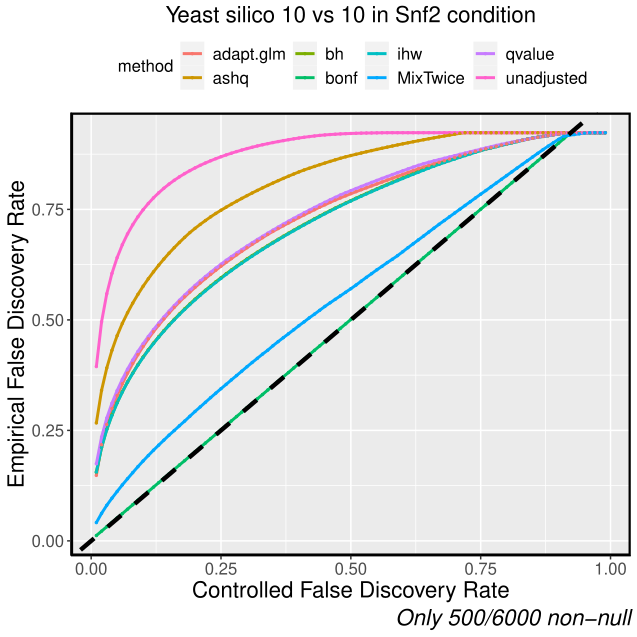

Here is the R script that generated this plot:
FDR = seq(0.01, 0.99, by = 0.01)

EFDR = matrix(NA, ncol = dim(fdr_summary)[2], nrow = length(FDR))

ETPR = EFDR

colnames(EFDR) = colnames(fdr_summary)

for (j in 1:dim(fdr_summary)[2]) {
  
  lfdr = fdr_summary[,j]
  
  x.j = analysis_FDR(lfdr, FDR, truth)
  
  efdr = x.j$EmpiricalFDR
  etpr = x.j$TruePositive
  
  EFDR[,j] = efdr
  ETPR[,j] = etpr
  
}

dd = data.frame(empirical_fdr = as.numeric(EFDR),
                controlled_fdr = rep(FDR, dim(fdr_summary)[2]),
                method = rep(colnames(fdr_summary), each = length(FDR)))

group = 'Snf2'

rseed = 1

nDE = 500

sampleSize = 10

signal = 10 ## the fold value that I will add to one conditions, for generating non-null cases

uninformativeCovariate = FALSE
pvalHists = FALSE
strongCovariate = TRUE

load("F:/Harddrive-Jul-17-2021/MixTwice follow up/yeast_fulldata_DESeqdata.RData")

dds_full <- dds_full[,colData(dds_full)$condition == group] ## make a subset group

# set random seed

EFDR2 = NULL
ETPR2 = NULL

for(X in 1:100){
  
  set.seed(as.numeric(X)*as.numeric(rseed))
  
  covar = 1 / (1+exp(-runif(nrow(dds_full), 0, 10) + 5))
  
  # select a random subset of samples of size sampleSize each, with in WT or Snf2 group
  
  dds_test = dds_full[,sample(1:ncol(dds_full), sampleSize*2)]
  
  # add a fake condition column to coldat
  colData(dds_test)$fake =  factor(c(rep("A", sampleSize), 
                                     rep("B", sampleSize))[sample(1:(sampleSize*2), 
                                                                  sampleSize*2)])
  design(dds_test) = ~fake
  
  pzero = rowSums(counts(dds_test)==0)/ncol(counts(dds_test))
  dds_test = dds_test[pzero < 0.5,]
  covar = covar[pzero < 0.5]
  
  truth <- rep(FALSE, nrow(dds_test))
  
  DE <- sample(1:nrow(dds_test), nDE, prob = covar)
  truth[DE] <- TRUE
  
  ### I will have a signal vector of length length(truth)
  
  multiple = rep(1, length(truth))
  
  multiple[DE] = signal
  
  counts_new <- counts(dds_test)
  
  # randomize which condition is shifted up or down
  ran <- runif(nrow(dds_test)) 
  refcond <- ifelse(ran < 0.5, "A", "B")
  down <- which(ran < 0.5)
  
  counts_new[down,colData(dds_test)$fake==unique(refcond[down])] <- 
    counts(dds_test)[down, colData(dds_test)$fake==unique(refcond[down])] *
    multiple[down]
  counts_new[-down,colData(dds_test)$fake==unique(refcond[-down])] <- 
    counts(dds_test)[-down, colData(dds_test)$fake==unique(refcond[-down])] *
    multiple[-down]
  
  counts_new <- apply(counts_new, 2, as.integer)
  
  
  counts(dds_test) <- counts_new
  
  # replace existing size factors 
  dds_test <- estimateSizeFactors(dds_test)
  
  dds_test <- DESeq(dds_test, parallel = FALSE)
  resTEST <- results(dds_test, name="fake_B_vs_A", independentFiltering = FALSE)
  
  geneExp <- tbl_df(data.frame(pval=resTEST$pvalue, 
                               SE=resTEST$lfcSE,                 
                               ind_covariate = covar,
                               effect_size = resTEST$log2FoldChange, 
                               test_statistic = resTEST$stat,
                               qvalue = truth))
  
  if (uninformativeCovariate){
    geneExp <- mutate(geneExp, ind_covariate = runif(length(covar)))
  }else if(!strongCovariate){
    geneExp <- mutate(geneExp, ind_covariate = pmin(1, abs(covar + rnorm(length(covar), 0, 0.25))))
  }
  
  geneExp <-  geneExp %>% dplyr::filter(!is.na(pval))
  
  ### after that, I will call every methods for testing comparison
  
  mt = mixtwice(geneExp$effect_size, geneExp$SE^2, df = 100, prop = 0.01, Btheta = 30)
  
  bd <- initializeBenchDesign()
  
  bd <- addBMethod(bd, "fdrreg-t",
                   FDRreg::FDRreg,
                   function(x) { x$FDR },
                   z = test_statistic,
                   features = model.matrix( ~  splines::bs(ind_covariate, df = 3) - 1),
                   nulltype = 'theoretical',
                   control = list(lambda = 0.01))
  bd <- addBMethod(bd, "fdrreg-e",
                   FDRreg::FDRreg,
                   function(x) { x$FDR },
                   z = test_statistic,
                   features = model.matrix( ~  splines::bs(ind_covariate, df = 3) - 1),
                   nulltype = 'empirical',
                   control = list(lambda = 0.01))
  
  sb <- bd %>% buildBench(data=geneExp, parallel = FALSE)
  
  ll = assay(sb)
  
  ll = ll[,c(0:15, 20, 21)] ## there are several testing procedure not available here
  
  ll[ll[,17] >= 1,17] = 1 ## some lfdr calculation above 1, curious!
  
  ll = ll[,-c(6:14)] ## different parameters for ihw, but almost identical to each other
  
  ll = data.frame(ll, MixTwice = mt$lfdr)
  
  colnames(ll)[5] = "ihw"
  
  fdr_summary = ll
  
  p1 = sum(truth)
  p2 = length(truth) - p1
  
  FDR = seq(0.01, 0.99, by = 0.01)
  
  EFDR = matrix(NA, ncol = dim(fdr_summary)[2], nrow = length(FDR))
  
  ETPR = EFDR
  
  colnames(EFDR) = colnames(fdr_summary)
  
  for (j in 1:dim(fdr_summary)[2]) {
    
    lfdr = fdr_summary[,j]
    
    x.j = analysis_FDR(lfdr, FDR, truth)
    
    efdr = x.j$EmpiricalFDR
    etpr = x.j$TruePositive
    
    EFDR[,j] = efdr
    ETPR[,j] = etpr
    
  }
  
  EFDR2 = rbind(EFDR2, EFDR)
  ETPR2 = rbind(ETPR2, ETPR)
  
  print(X)
  
}

FF = matrix(0, nrow = length(FDR), ncol = dim(EFDR2)[2])
TT = FF

for(i in 1:100){
  
  FF = FF + EFDR2[(((length(FDR))*(i-1)+1):(length(FDR)*i)),]
  
  TT = TT + ETPR2[(((length(FDR))*(i-1)+1):(length(FDR)*i)),]
}

FF = FF/100
TT = TT/100

FF = FF[,-7] ## some error with lfdr, since discovery list is most of time, empty

dd = data.frame(empirical_fdr = as.numeric(FF),
                controlled_fdr = rep(FDR, dim(fdr_summary)[2]),
                method = rep(colnames(fdr_summary), each = length(FDR)))

dd = dd[dd$method != "lfdr",] ## some error with lfdr, since discovery list is most of time, empty

library(ggplot2)

ggplot(data = dd,aes(x = controlled_fdr, y = empirical_fdr, col = method))+
  geom_line(lwd = 1)+
  geom_point(cex = 0.5)+
  geom_abline(slope = 1, intercept = 0, lty = 2, lwd = 1.5)+
  labs(title = "Yeast silico 10 vs 10 in Snf2 condition",
       caption = "Only 500/6000 non-null",
                            x = "Controlled False Discovery Rate",
                            y = "Empirical False Discovery Rate") + 
  theme(plot.title = element_text(color = "black", size = 16, hjust = 0.5),
        strip.text.x = element_text(size = 12, colour = "black", angle = 0),
        legend.position = "top",
        plot.caption = element_text(color = "black", size = 16, face = "italic", hjust = 1),
        axis.text = element_text(size = 12),
        axis.title.x  = element_text(size = 16, angle = 0),
        axis.title.y  = element_text(size = 16, angle = 90),
        legend.title = element_text(size = 12, angle = 0),
        legend.text = element_text(size = 12, angle = 0),
        axis.line = element_line(linetype = "solid"),
        panel.border = element_rect(linetype = "solid", size = 1.5, fill = NA))
